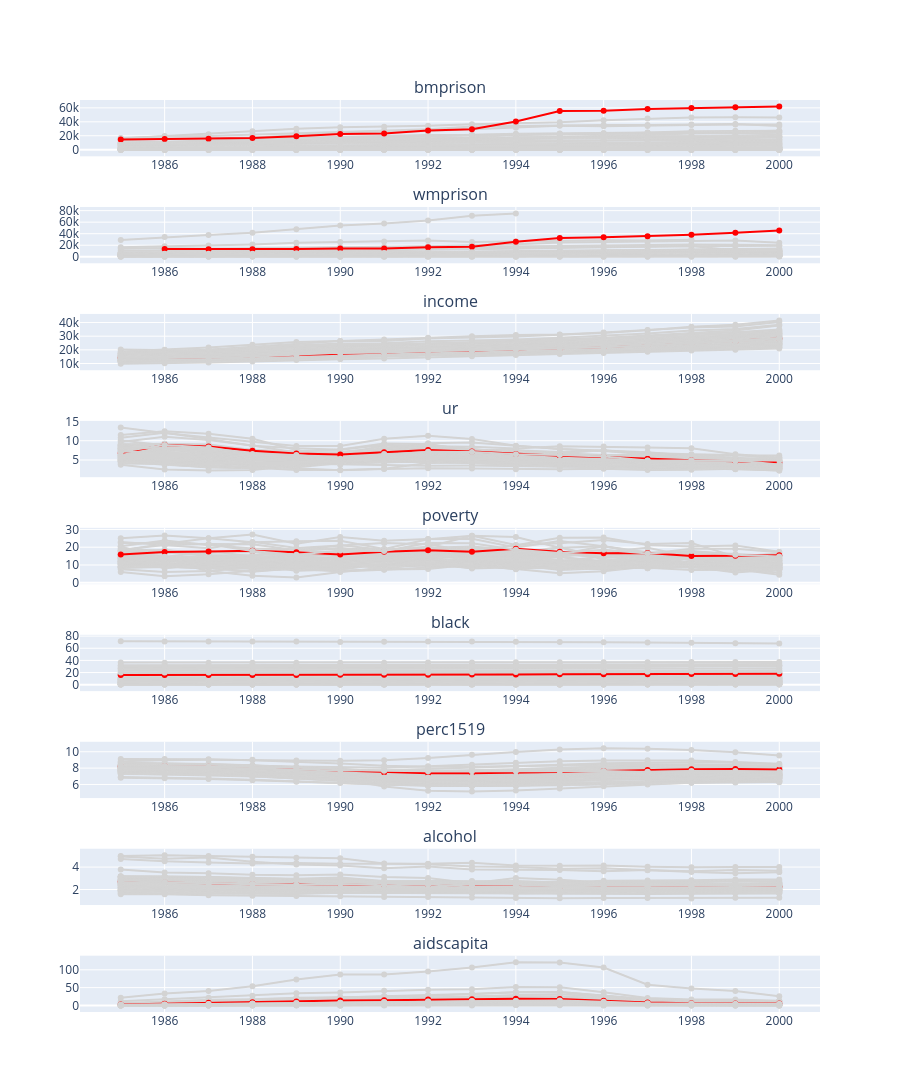

Source (notebook cell):
### Code cell
variables = ["bmprison", "wmprison", "income", "ur", "poverty", "black", "perc1519", "alcohol", "aidscapita"]

fig = make_subplots(rows=len(variables), cols=1, subplot_titles=variables)
fig.update_layout(height=300 * len(variables))

for i, var in enumerate(variables, 1):
    for state in final_df[var].columns:
        fig.add_trace(
            go.Scatter(x=final_df["year"], y=final_df[var][state], name=state, showlegend=False,
                       line=dict(color="red" if state == "Texas" else "lightgrey")),
            row=i, col=1
        )

fig.show()
